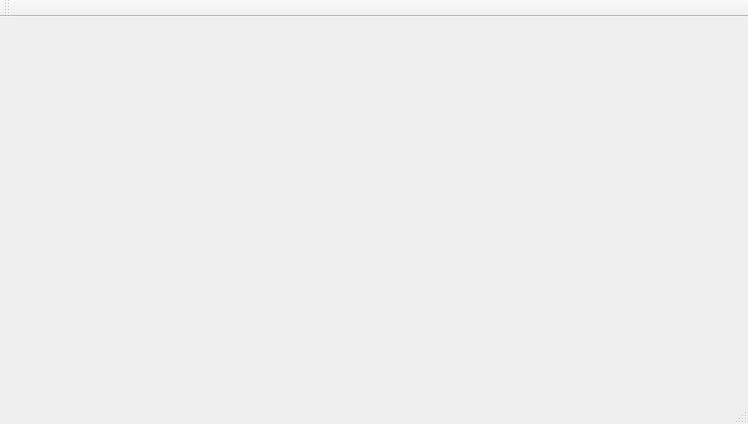
<?xml version="1.0" encoding="UTF-8"?>
<ui version="4.0">
 <class>MainWindow</class>
 <widget class="QMainWindow" name="MainWindow">
  <property name="geometry">
   <rect>
    <x>0</x>
    <y>0</y>
    <width>748</width>
    <height>424</height>
   </rect>
  </property>
  <property name="windowTitle">
   <string>MainWindow</string>
  </property>
  <widget class="QWidget" name="centralWidget">
   <layout class="QGridLayout" name="gridLayout">
    <item row="0" column="0">
     <layout class="QHBoxLayout" name="horizontalLayout">
      <item>
       <layout class="QVBoxLayout" name="verticalLayout"/>
      </item>
      <item>
       <layout class="QFormLayout" name="formLayout"/>
      </item>
     </layout>
    </item>
   </layout>
  </widget>
  <widget class="QMenuBar" name="menuBar">
   <property name="geometry">
    <rect>
     <x>0</x>
     <y>0</y>
     <width>748</width>
     <height>22</height>
    </rect>
   </property>
  </widget>
  <widget class="QToolBar" name="mainToolBar">
   <attribute name="toolBarArea">
    <enum>TopToolBarArea</enum>
   </attribute>
   <attribute name="toolBarBreak">
    <bool>false</bool>
   </attribute>
  </widget>
  <widget class="QStatusBar" name="statusBar"/>
 </widget>
 <layoutdefault spacing="6" margin="11"/>
 <resources/>
 <connections/>
</ui>
